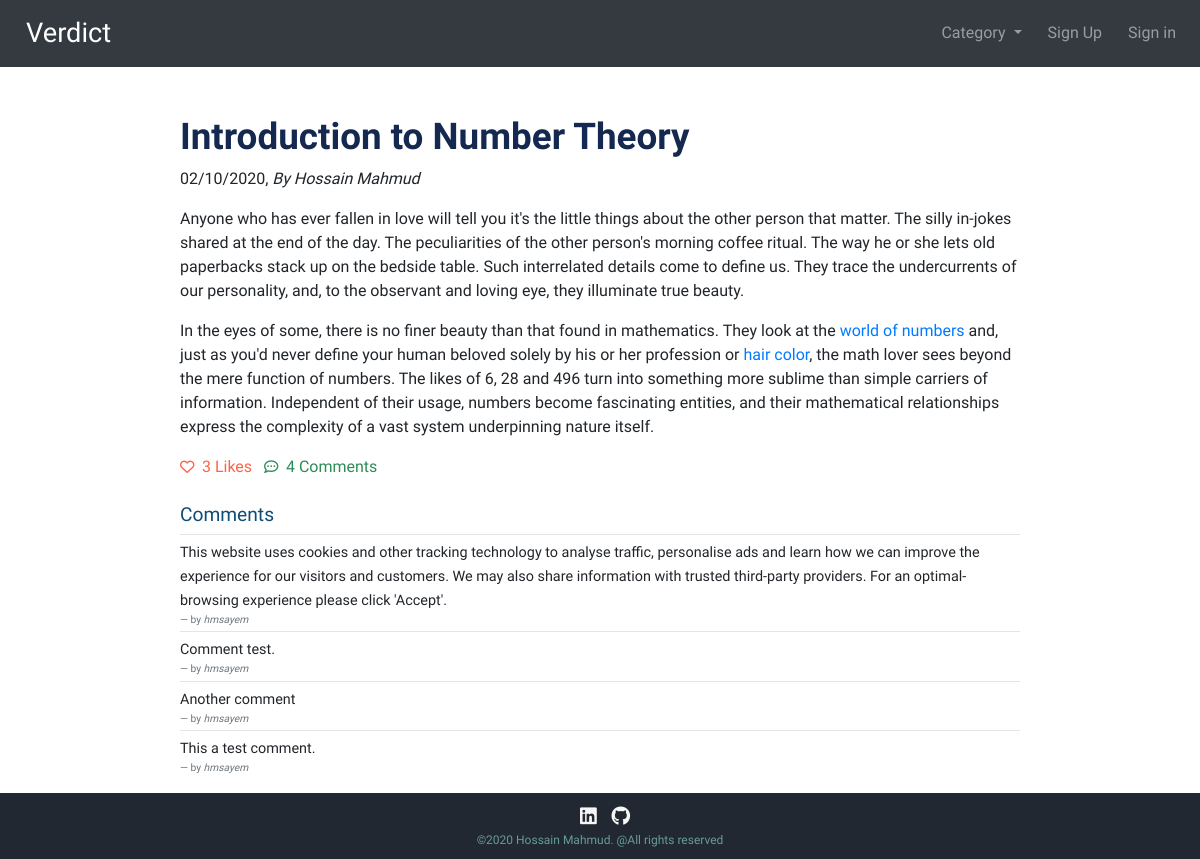
Screenshot of /post/3 with the database file from the repository.
### blog/models.py (models this page shows, shortened)
class Post(models.Model):
    title = models.CharField(max_length=250)
    author = models.ForeignKey(User, on_delete=models.CASCADE)
    header_image = models.ImageField(null=True, blank=True, upload_to='images/')
    body = RichTextField(blank=True, null=True)
    date = models.DateField(auto_now_add=True)
    category = models.CharField(max_length=250, default='Miscellaneous')
    likes = models.ManyToManyField(User, related_name='post_likes')
    def total_likes(self):
        return self.likes.count()

class Comment(models.Model):
    post = models.ForeignKey(Post, related_name='comments', on_delete=models.CASCADE)
    user = models.ForeignKey(User, on_delete=models.CASCADE)
    body = models.TextField()
    timestamp = models.DateTimeField(auto_now_add=True)

### blog/views.py (the view)
# urls.py: path('post/<int:pk>', DetailView, name='detail'),
def DetailView(request, pk):
    post = get_object_or_404(Post, id=pk)
    likes_count = post.total_likes()
    is_liked = False
    if post.likes.filter(id=request.user.id).exists():
        is_liked = True
    cats = Category.objects.all()
    if request.method == 'POST':
        comment_form = CommentForm(request.POST or None)
        if comment_form.is_valid():
            body = request.POST.get('body')
            comment = Comment.objects.create(post=post, user=request.user, body=body)
            comment.save()
            return HttpResponseRedirect(reverse('detail', args=[str(pk)]))
    else:
        comment_form = CommentForm()
    context = {
        'post': post,
        'cats': cats,
        'likes_count': likes_count,
        'is_liked': is_liked,
        'comment_form': comment_form,
    }
    return render(request, 'blog/detail.html', context)

### blog/templates/blog/detail.html (shortened to what this page needs)
{% extends 'blog/base.html' %}
{% block content %}
    <br><br>
    <h2 class="post-head"> {{ post.title }} </h2>
    {{ post.date|date:'d/m/Y' }},
    <i> By {{ post.author.first_name }} {{ post.author.last_name }} </i> <br>
    <p>{{ post.body|safe }}</p>
    {% if user.is_authenticated %}
        {% if is_liked == True %}
            <a href="{% url 'like_post' post.pk %}">
             <span style="font-size: 0.9rem; color: Tomato;">
                 <i class="fas fa-heart"></i>
            </span>
            </a>
            <span style="font-size: 1rem; color: Tomato; "> &nbsp;{{ likes_count }} Like{{ likes_count | pluralize }} </span>
        {% else %}
            <a href="{% url 'like_post' post.pk %}">
            <span style="font-size: 0.9rem; color: Tomato;">
                 <i class="far fa-heart"></i>
            </span>
            </a>
            <span style="font-size: 1rem; color: Tomato; "> &nbsp;{{ likes_count }} Like{{ likes_count | pluralize }} </span>
        {% endif %}
    {% else %}
        <a href="{% url 'login' %}">
            <span style="font-size: 0.9rem; color: Tomato;">
                 <i class="far fa-heart"></i>
            </span>
        </a>
        <span style="font-size: 1rem; color: Tomato; "> &nbsp;{{ likes_count }} Like{{ likes_count | pluralize }} </span>
    {% endif %}
    <span style="font-size: 0.9rem; color: seagreen;">
                 <i class="far fa-comment-dots"></i>
    </span>
    <span style="font-size: 1rem; color: seagreen; "> &nbsp;{{ post.comments.count }} Comment{{ post.comments.count | pluralize }} </span>
    <br>
    {% if post.comments.count  > 0 %}
        <br>
        <h5 style="font-size: 1.2rem; color: #0f4c75;">Comments</h5>
        {% endif %}
        {% for comment in post.comments.all reversed %}
          <hr style="height:5px; margin:0;"/>
          <small style="font-size: 0.9rem"> {{ comment.body }} </small>
          <small>
            <footer class="blockquote-footer">by <cite title="Source Title">{{ comment.user }}</cite></footer>
          </small>
        {% endfor %}
{% endblock %}

### static/css/styles.css (style rules this page uses)
body { font-family: 'Baloo Tamma 2', cursive !important; font-weight: 700; min-height: 100vh; position: relative; }
.post-head { color: #142850; font-family: 'Libre Franklin', sans-serif; font-size: 2.3rem; font-weight: bold; }
a { text-decoration: none !important; }

### rows the page displays
Post: title "Introduction to Number Theory", date "02/10/2020", author.first_name "Hossain", author.last_name "Mahmud", body "Anyone who has ever fallen in love will tell you it's the little things about the other person that matter. The silly in-jokes shared at the end of the day. The peculiarities of the other person's morning coffee ritual. The way he or she lets old paperbacks stack up on the bedside table. Such interrelated details come to define us. They trace the undercurrents of our personality, and, to the observant and loving eye, they illuminate true beauty. In the eyes of some, there is no finer beauty than that found in mathematics. They look at the world of numbers and, just as you'd never define your human beloved solely by his or her profession or hair color , the math lover sees beyond the mere…", comments.count "4", comments.count|pluralize "s"
Comment: body "This website uses cookies and other tracking technology to analyse traffic, personalise ads and learn how we can improve the experience for our visitors and customers. We may also share information with trusted third-party providers. For an optimal-browsing experience please click 'Accept'.", user "hmsayem"
Comment: body "Comment test.", user "hmsayem"
Comment: body "Another comment", user "hmsayem"
Comment: body "This a test comment.", user "hmsayem"

### other values shown
{{ likes_count }} "3"
{{ likes_count | pluralize }} "s"
